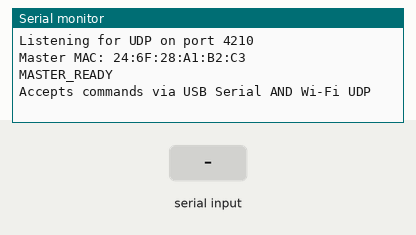
Recording of a sketch running on a simulated ESP32. Shown: the last lines printed to the serial monitor. The inputs (shaded band) are chosen by the test bench. WiFi joins after 1.5 s; servers stay silent unless stated.

Above: at 3.7 s.
3.8 s: "90;45;200;10;150;30\n" received over Serial
At 5.0 s:
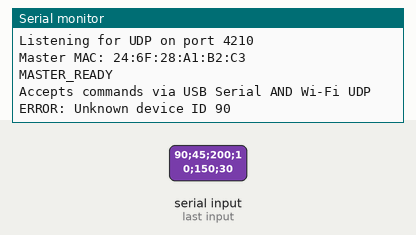
5.3 s: "30;150;10;200;45;90\n" received over Serial
At 6.4 s:
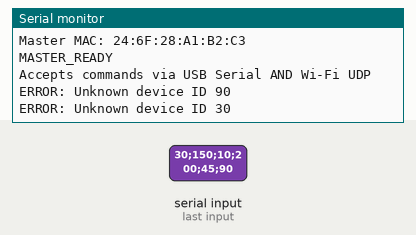

Measured:
- after the input at 3.8 s, the serial monitor: prints a new line at once (image 1)
- after the input at 5.3 s, the serial monitor: prints a new line at once (image 2)

The sketch:

wifi_master2.ino
```cpp
#include <Arduino.h>
#include <esp_now.h>
#include <WiFi.h>
#include <WiFiUdp.h>
#include <esp_wifi.h>

// ============================================================
//  >>>>>  PUT YOUR 4 SLAVE MAC ADDRESSES HERE  <<<
// ============================================================
uint8_t DEVICE1_MAC[6] = {0xD8, 0x13, 0x2A, 0x25, 0x31, 0xAC};
uint8_t DEVICE2_MAC[6] = {0x68, 0x25, 0xDD, 0xE1, 0x51, 0x4C};
uint8_t DEVICE3_MAC[6] = {0x14, 0x33, 0x5C, 0x31, 0xC4, 0xAC};
uint8_t DEVICE4_MAC[6] = {0x14, 0x33, 0x5C, 0x31, 0x61, 0x64};

// ============================================================
//  >>>>>  YOUR WIFI NAME AND PASSWORD  <<<
// ============================================================
const char* WIFI_SSID     = "TP-LINK_***C";
const char* WIFI_PASSWORD = "********";

#define UDP_PORT 4210

WiFiUDP udp;
char udpBuffer[100];

typedef struct __attribute__((packed)) {
  uint8_t device_id;
  float   spring_impact;
  float   damping;
  float   vibration_amplitude;
  float   vibration_frequency;
  int     enable_brake;
} HapticPacket;

void onDataSent(const wifi_tx_info_t *info, esp_now_send_status_t status) {}

uint8_t* getMacForDevice(uint8_t id) {
  switch (id) {
    case 1: return DEVICE1_MAC;
    case 2: return DEVICE2_MAC;
    case 3: return DEVICE3_MAC;
    case 4: return DEVICE4_MAC;
    default: return nullptr;
  }
}

void addPeer(uint8_t *mac, uint8_t channel) {
  esp_now_peer_info_t peer;
  memset(&peer, 0, sizeof(peer));
  memcpy(peer.peer_addr, mac, 6);
  peer.channel = channel;    // use the router's channel
  peer.encrypt = false;
  esp_now_add_peer(&peer);
}

void processCommand(char *cmdBuffer) {
  HapticPacket pkt;

  char *token = strtok(cmdBuffer, ";");
  if (token == NULL) return;
  pkt.device_id = (uint8_t)atoi(token);

  token = strtok(NULL, ";"); if (token == NULL) return;
  pkt.spring_impact = atof(token);
  token = strtok(NULL, ";"); if (token == NULL) return;
  pkt.damping = atof(token);
  token = strtok(NULL, ";"); if (token == NULL) return;
  pkt.vibration_amplitude = atof(token);
  token = strtok(NULL, ";"); if (token == NULL) return;
  pkt.vibration_frequency = atof(token);
  token = strtok(NULL, ";");
  pkt.enable_brake = (token != NULL) ? atoi(token) : 0;

  uint8_t *mac = getMacForDevice(pkt.device_id);
  if (mac != nullptr) {
    esp_now_send(mac, (uint8_t*)&pkt, sizeof(HapticPacket));
    Serial.printf("Sent to Device %d\n", pkt.device_id);
  } else {
    Serial.printf("ERROR: Unknown device ID %d\n", pkt.device_id);
  }
}

void setup() {
  Serial.begin(115200);
  delay(1000);

  WiFi.mode(WIFI_STA);

  Serial.printf("Connecting to Wi-Fi: %s\n", WIFI_SSID);
  WiFi.begin(WIFI_SSID, WIFI_PASSWORD);

  int tries = 0;
  while (WiFi.status() != WL_CONNECTED && tries < 20) {
    delay(500);
    Serial.print(".");
    tries++;
  }

  uint8_t wifiChannel = 1;   // default

  if (WiFi.status() == WL_CONNECTED) {
    wifiChannel = WiFi.channel();   // get the router's channel AFTER connecting
    Serial.println("\nWi-Fi connected!");
    Serial.print("Master IP address: ");
    Serial.println(WiFi.localIP());
    Serial.printf(">>> Wi-Fi CHANNEL: %d  <<<  (use this number in slaves)\n", wifiChannel);
    Serial.printf("Listening for UDP on port %d\n", UDP_PORT);
    udp.begin(UDP_PORT);
  } else {
    Serial.println("\nWi-Fi FAILED. Serial still works.");
  }

  Serial.print("Master MAC: ");
  Serial.println(WiFi.macAddress());

  if (esp_now_init() != ESP_OK) {
    Serial.println("ERROR: ESP-NOW init failed!");
    delay(1000);
    ESP.restart();
  }
  esp_now_register_send_cb(onDataSent);

  // Add peers on the SAME channel as Wi-Fi
  addPeer(DEVICE1_MAC, wifiChannel);
  addPeer(DEVICE2_MAC, wifiChannel);
  addPeer(DEVICE3_MAC, wifiChannel);
  addPeer(DEVICE4_MAC, wifiChannel);

  Serial.println("MASTER_READY");
  Serial.println("Accepts commands via USB Serial AND Wi-Fi UDP");
}

void loop() {
  if (Serial.available()) {
    String line = Serial.readStringUntil('\n');
    line.trim();
    if (line.length() > 0) {
      char buf[100];
      line.toCharArray(buf, sizeof(buf));
      processCommand(buf);
    }
  }

  int packetSize = udp.parsePacket();
  if (packetSize) {
    int len = udp.read(udpBuffer, sizeof(udpBuffer) - 1);
    if (len > 0) {
      udpBuffer[len] = '\0';
      for (int i = 0; i < len; i++) {
        if (udpBuffer[i] == '\n' || udpBuffer[i] == '\r') udpBuffer[i] = '\0';
      }
      Serial.printf("UDP received: %s\n", udpBuffer);
      processCommand(udpBuffer);
    }
  }
}
```
